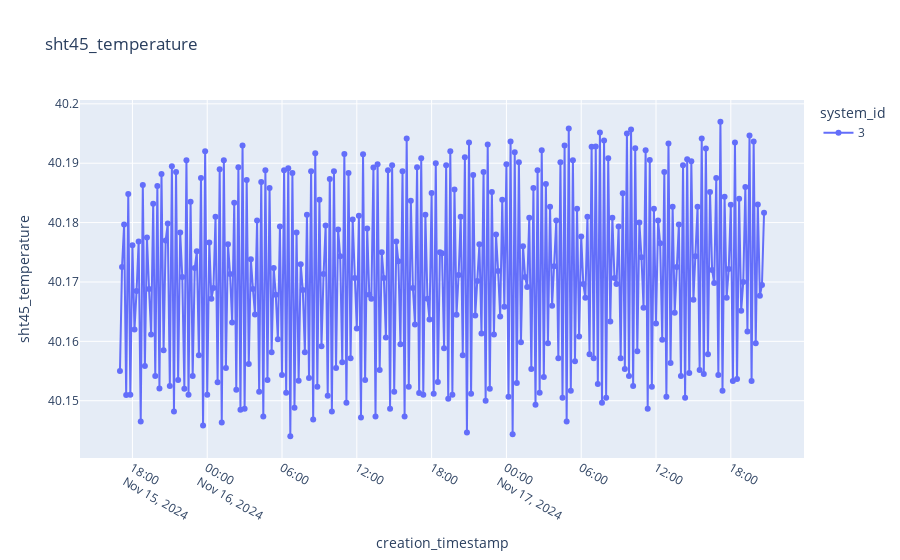

This figure's notebook cell:
### Code cell
plot_sensor_measurement(df,sensor_id,col_name="sht45_temperature",filter='1m')

### Figure 1 — Plotly figure (JSON) as saved in the notebook; plotly's stock layout.template omitted (floating-point values rounded to 4 significant figures; data arrays with more than 128 entries replaced by an {"elided": "..."} marker saying what was removed)
{"data": [{"hovertemplate": "system_id=3<br>creation_timestamp=%{x}<br>sht45_temperature=%{y}<extra></extra>", "legendgroup": "3", "line": {"color": "#636efa", "dash": "solid"}, "marker": {"symbol": "circle"}, "mode": "lines+markers", "name": "3", "orientation": "v", "showlegend": true, "type": "scatter", "x": {"elided": "311 str values"}, "xaxis": "x", "y": {"elided": "311 float values"}, "yaxis": "y"}], "layout": {"legend": {"title": {"text": "system_id"}, "tracegroupgap": 0}, "title": {"text": "sht45_temperature"}, "xaxis": {"anchor": "y", "domain": [0, 1], "title": {"text": "creation_timestamp"}}, "yaxis": {"anchor": "x", "domain": [0, 1], "title": {"text": "sht45_temperature"}}}}
